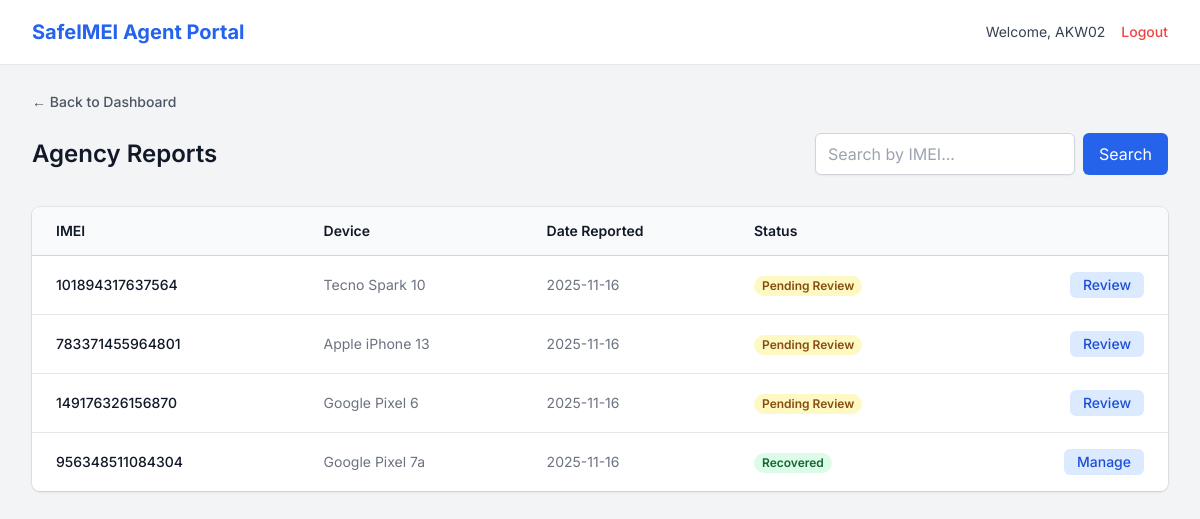
Page /reports/ (signed in) on the committed database.
### portal/models.py (models this page shows, shortened)
class DeviceReport(models.Model):
    class StatusChoices(models.TextChoices):
        STOLEN = 'Stolen', 'Stolen'
        RECOVERED = 'Recovered', 'Recovered'
        PENDING = 'Pending', 'Pending Review'
        PAYMENT_PENDING = 'Payment Pending', 'Awaiting Payment'
    owner_full_name = models.CharField(max_length=255)
    owner_phone_number = models.CharField(max_length=20)
    owner_email = models.EmailField(blank=True, null=True)
    owner_address = models.TextField(blank=True, null=True)
    imei = models.CharField(max_length=15, unique=True, db_index=True)
    brand = models.CharField(max_length=100)
    model = models.CharField(max_length=100)
    color = models.CharField(max_length=50, blank=True, null=True)
    device_phone_number = models.CharField(max_length=20, blank=True, null=True)
    incident_date = models.DateField()
    incident_time = models.TimeField()
    incident_type = models.CharField(max_length=100)
    incident_location = models.TextField(blank=True, null=True)
    police_report_image = models.FileField(upload_to='proofs/police_reports/', blank=True, null=True)
    device_carton_photo = models.FileField(upload_to='proofs/cartons/', blank=True, null=True)
    device_receipt = models.FileField(upload_to='proofs/receipts/', blank=True, null=True)
    ocr_verification_status = models.BooleanField(default=False, help_text="True if OCR verified the documents")
    transaction_ref = models.CharField(max_length=100)
    status = models.CharField(max_length=20, choices=StatusChoices.choices, default=StatusChoices.STOLEN)
    reported_by = models.ForeignKey(User, on_delete=models.SET_NULL, null=True)
    station = models.ForeignKey(Station, on_delete=models.PROTECT)
    created_at = models.DateTimeField(auto_now_add=True)
    updated_at = models.DateTimeField(auto_now=True)

### portal/views.py (the view)
# urls.py: path('reports/', views.view_reports_view, name='view_reports'),
@login_required
def view_reports_view(request):
    officer_station = getattr(request.user.officerprofile, 'station', None)
    if not officer_station: return redirect('home')
    search_query = request.GET.get('search', '')
    reports = DeviceReport.objects.filter(station=officer_station)
    if search_query: reports = reports.filter(imei__icontains=search_query)
    return render(request, 'view_reports.html', {'reports': reports.order_by('-created_at')})

### templates/view_reports.html (shortened to what this page needs)
{% extends 'base.html' %}
{% block content %}
<div class="min-h-screen bg-gray-100">
    {% include 'partials/navbar_officer.html' %}
    <main class="py-6">
        <div class="max-w-7xl mx-auto px-4 sm:px-6 lg:px-8">
            <div class="mb-5">
                <a href="{% url 'dashboard' %}" class="inline-flex items-center text-sm font-medium text-gray-600 hover:text-gray-900">
                    &larr; Back to Dashboard
                </a>
            </div>
            <div class="sm:flex sm:items-center sm:justify-between">
                <h1 class="text-2xl font-semibold text-gray-900">Agency Reports</h1>
                <div class="mt-4 sm:mt-0">
                    <form method="GET" class="flex gap-2">
                        <input type="search" name="search" placeholder="Search by IMEI..." value="{{ request.GET.search }}" class="w-full sm:w-auto px-3 py-2 border border-gray-300 rounded-md shadow-sm">
                        <button type="submit" class="px-4 py-2 bg-blue-600 text-white rounded-md">Search</button>
                    </form>
                </div>
            </div>
            <div class="mt-8 flex flex-col">
                <div class="-my-2 -mx-4 overflow-x-auto sm:-mx-6 lg:-mx-8">
                    <div class="inline-block min-w-full py-2 align-middle md:px-6 lg:px-8">
                        <div class="overflow-hidden shadow ring-1 ring-black ring-opacity-5 md:rounded-lg">
                            <table class="min-w-full divide-y divide-gray-300">
                                <thead class="bg-gray-50">
                                    <tr>
                                        <th scope="col" class="py-3.5 pl-4 pr-3 text-left text-sm font-semibold text-gray-900 sm:pl-6">IMEI</th>
                                        <th scope="col" class="px-3 py-3.5 text-left text-sm font-semibold text-gray-900">Device</th>
                                        <th scope="col" class="px-3 py-3.5 text-left text-sm font-semibold text-gray-900">Date Reported</th>
                                        <th scope="col" class="px-3 py-3.5 text-left text-sm font-semibold text-gray-900">Status</th>
                                        <th scope="col" class="relative py-3.5 pl-3 pr-4 sm:pr-6"><span class="sr-only">Actions</span></th>
                                    </tr>
                                </thead>
                                <tbody class="divide-y divide-gray-200 bg-white">
                                    {% for report in reports %}
                                    <tr>
                                        <td class="whitespace-nowrap py-4 pl-4 pr-3 text-sm font-medium text-gray-900 sm:pl-6">{{ report.imei }}</td>
                                        <td class="whitespace-nowrap px-3 py-4 text-sm text-gray-500">{{ report.brand }} {{ report.model }}</td>
                                        <td class="whitespace-nowrap px-3 py-4 text-sm text-gray-500">{{ report.created_at|date:"Y-m-d" }}</td>
                                        <td class="whitespace-nowrap px-3 py-4 text-sm text-gray-500">
                                            {% if report.status == 'Stolen' %}
                                                <span class="inline-flex rounded-full px-2 text-xs font-semibold leading-5 bg-red-100 text-red-800">Stolen</span>
                                            {% elif report.status == 'Recovered' %}
                                                <span class="inline-flex rounded-full px-2 text-xs font-semibold leading-5 bg-green-100 text-green-800">Recovered</span>
                                            {% elif report.status == 'Pending' %}
                                                <span class="inline-flex rounded-full px-2 text-xs font-semibold leading-5 bg-yellow-100 text-yellow-800">Pending Review</span>
                                            {% else %}
                                                <span class="inline-flex rounded-full px-2 text-xs font-semibold leading-5 bg-gray-100 text-gray-800">{{ report.status }}</span>
                                            {% endif %}
                                        </td>
                                        <td class="relative whitespace-nowrap py-4 pl-3 pr-4 text-right text-sm font-medium sm:pr-6">
                                            <a href="{% url 'report_detail' report.id %}" class="inline-flex items-center px-3 py-1 border border-transparent text-sm leading-4 font-medium rounded-md text-blue-700 bg-blue-100 hover:bg-blue-200 focus:outline-none focus:ring-2 focus:ring-offset-2 focus:ring-blue-500">
                                                {% if report.status == 'Pending' %}
                                                    Review
                                                {% else %}
                                                    Manage
                                                {% endif %}
                                            </a>
                                        </td>
                                    </tr>
                                    {% empty %}
                                    <tr>
                                        <td colspan="5" class="text-center text-gray-500 py-10">No reports found for this agency.</td>
                                    </tr>
                                    {% endfor %}
                                </tbody>
                            </table>
                        </div>
                    </div>
                </div>
            </div>
        </div>
    </main>
</div>
{% endblock %}

### templates/partials/navbar_officer.html
<nav class="bg-white border-b border-gray-200">
    <div class="max-w-7xl mx-auto px-4 sm:px-6 lg:px-8">
        <div class="flex justify-between h-16">
            <div class="flex items-center gap-2 text-xl font-bold text-blue-600">
                <a href="{% url 'dashboard' %}">SafeIMEI Agent Portal</a>
            </div>
            <div class="flex items-center">
                <span class="hidden sm:inline mr-4 text-sm text-gray-700">Welcome, {{ request.user.username }}</span>
                <a href="{% url 'logout' %}" class="text-sm font-medium text-red-500 hover:text-red-700">Logout</a>
            </div>
        </div>
    </div>
</nav>

### templates/base.html (style rules this page uses)
body { font-family: 'Inter', sans-serif; }

### rows in the picture
DeviceReport: imei "101894317637564", brand "Tecno", model "Spark 10", created_at "2025-11-16", status "Pending Review"
DeviceReport: imei "783371455964801", brand "Apple", model "iPhone 13", created_at "2025-11-16", status "Pending Review"
DeviceReport: imei "149176326156870", brand "Google", model "Pixel 6", created_at "2025-11-16", status "Pending Review"
DeviceReport: imei "956348511084304", brand "Google", model "Pixel 7a", created_at "2025-11-16", status "Recovered"

### other values in the picture
{{ request.user.username }} "AKW02"
